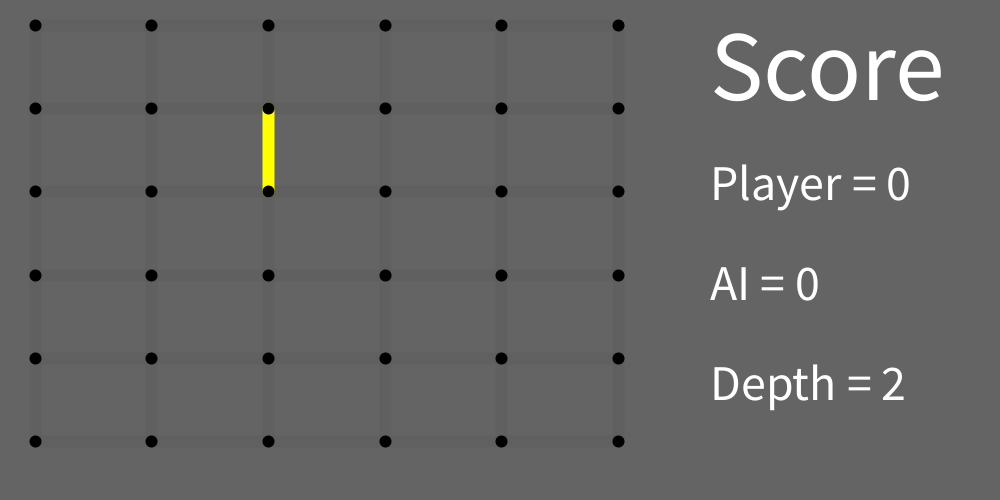
Frame 1 (no input)
Frame 60 (the mouse pressed at the canvas centre just before this capture): identical to frame 1, image omitted
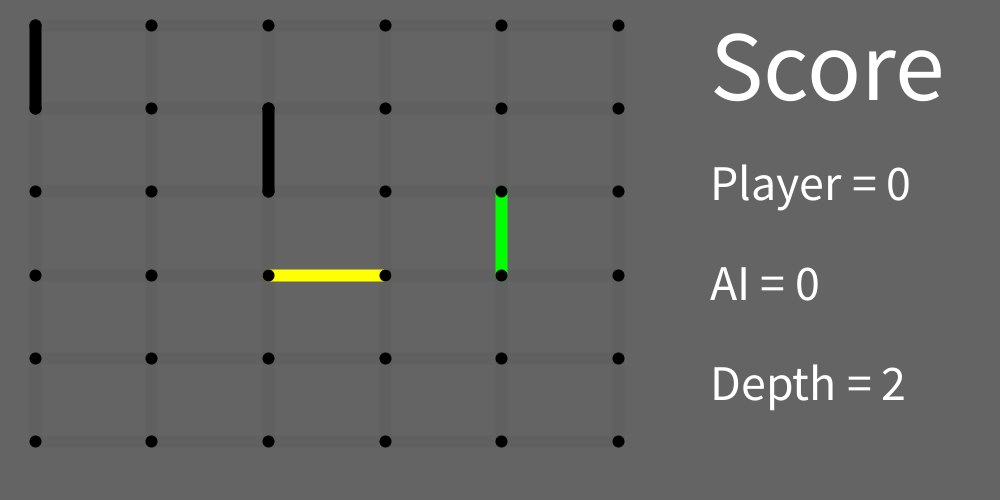
Frame 120 (the mouse held since frame 60 and released just before this capture)

The Processing sketch that drew these frames (run headless with seeded random() and noise(); from frame 60 on, the mouse is pressed at the canvas centre):

// Processing sketch: Game_ConnectTheDots
// ── Game_ConnectTheDots.pde
int r = 6;
Line[][] lines = new Line[2][r * (r - 1)];
Line[][] temp = new Line[2][r * (r - 1)];
Line closestLine = null;
String turn = "ai";
int w = 700;
int aiScore = 0;
int playerScore = 0;
String winner = "";
int state = 0;
ArrayList<Line> moves = new ArrayList<Line>();
HashMap<String, int[]> table = new HashMap<String, int[]>();
String boardCode = "";
Line aiLastMove = null;
float curDepth = 2;

void setup() {
  size(1000, 500);
  for (int i = 0; i < lines.length; i++) {
    for (int j = 0; j < lines[i].length; j++) {
      lines[i][j] = new Line(i, j);
      boardCode += "0";
    }
  }
  background(100);  
  display();
}

void draw() {
  background(100);
  if (!isGameEnd()) {
    if (turn == "ai") {
      delay(500);
      aiMove();
      delay(100);
    } else {
      for (int i = 0; i < lines.length; i++) {
        for (int j = 0; j < lines[i].length; j++) {
          if (lines[i][j].equals(closestLine) && isMouseActive()) {
            lines[i][j].hovered = true;
          } else {
            lines[i][j].hovered = false;
          }
        }
      }
    }
    display();
  } else {
    checkWinner();
    displayWinner();
  }
}

Boolean isMouseActive() {
  return mouseX >= 10 && mouseX <= w - 10 && mouseY >= 10 && mouseY <= height - 10;
}

void aiMove() {
  Line move = null;
  moves.clear();
  table.clear();
  int lowest = Integer.MAX_VALUE;
  for (int i = 0; i < lines.length; i++) {
    for (int j = 0; j < lines[i].length; j++) {
      if (!lines[i][j].moved) {
        lines[i][j].moved = true;
        state++;
        int score = lines[i][j].checkNeighbors();
        String code = getCode(i, j, boardCode);
        int bestScore = minimax(code, -score, 0, score == 0, Integer.MIN_VALUE, Integer.MAX_VALUE);
        lines[i][j].moved = false;
        state--;
        if (bestScore == 0) {
          moves.add(lines[i][j]);
        }
        if (bestScore <= lowest) {
          lowest = bestScore;
          move = lines[i][j];
        }
      }
    }
  }
  if (move != null) {
    int score = move.checkNeighbors();
    if (score == 0) {
      if (!moves.isEmpty()) {
        do {
          move = moves.get((int) random(moves.size()));
        } while (move == null);
      }
      turn = "player";
      aiLastMove = move;
    } else {
      aiScore += score;
      turn = "ai";
    }
    move.moved = true;
    state++;
    curDepth += 0.1;
    setBoardCode();
  }
}

int minimax(String curCode, int score, int depth, Boolean maximizing, int alpha, int beta) {
  if (curDepth >= 6) {
    if (isGameEnd()) {
      return score;
    }
  } else {
    if (depth > curDepth || isGameEnd()) {
      return score;
    }
  }
  if (maximizing) {
    int highest = Integer.MIN_VALUE;
    for (int i = 0; i < lines.length; i++) {
      for (int j = 0; j < lines[i].length; j++) {
        if (!lines[i][j].moved) {
          lines[i][j].moved = true;
          state++;
          int num = lines[i][j].checkNeighbors();
          int bestScore;
          String code = getCode(i, j, curCode);
          if (table.containsKey(code)) {
            int[] val = table.get(code);
            if (val[1] == 1) {
              bestScore = score + val[0];
            } else {
              bestScore = score - val[0];
            }
          } else {
            bestScore = minimax(code, score + num, depth + 1, num != 0, alpha, beta);
            table.put(code, arr(bestScore, 1));
          }
          lines[i][j].moved = false;
          state--;
          if (bestScore >= highest) {
            highest = bestScore;
          }
          alpha = max(alpha, highest);
          if (alpha >= beta) {
            break;
          }
        }
      }
    }
    return highest;
  } else {
    int lowest = Integer.MAX_VALUE;
    for (int i = 0; i < lines.length; i++) {
      for (int j = 0; j < lines[i].length; j++) {
        if (!lines[i][j].moved) {
          lines[i][j].moved = true;
          state++;
          int num = lines[i][j].checkNeighbors();
          int bestScore;
          String code = getCode(i, j, curCode);
          if (table.containsKey(code)) {
            int[] val = table.get(code);
            if (val[1] == -1) {
              bestScore = score + val[0];
            } else {
              bestScore = score - val[0];
            }
          } else {
            bestScore = minimax(code, score - num, depth + 1, num == 0, alpha, beta);
            table.put(code, arr(bestScore, -1));
          }
          lines[i][j].moved = false;
          state--;
          if (bestScore <= lowest) {
            lowest = bestScore;
          }
          beta = min(beta, lowest);
          if (alpha >= beta) {
            break;
          }
        }
      }
    }
    return lowest;
  }
}

String getCode(int i, int j, String code) {
  int index = (i * lines[i].length) + j;
  if (index == 0) {
    return "1" + code.substring(index + 1, code.length());
  } else if (index == code.length() - 1) {
    return code.substring(0, index) + "1";
  } else {
    return code.substring(0, index) + "1" + code.substring(index + 1, code.length());
  }
}

void mousePressed() {
  if (turn == "player" && !isGameEnd()) {
    Line line = closestLine;
    line.moved = true;
    int score = line.checkNeighbors();
    if (score != 0) {
      playerScore += score;
      turn = "player";
    } else {
      turn = "ai";
    }
    state++;
    aiLastMove = null;
    curDepth += 0.1;
    setBoardCode();
  }
}

void setBoardCode() {
  String boardCode = "";
  for (int i = 0; i < lines.length; i++) {
    for (int j = 0; j < lines[i].length; j++) {
      if (lines[i][j].moved) {
        boardCode += "1";
      } else {
        boardCode += "0";
      }
    }
  }
}

int[] arr(int val, int mult) {
  int[] temp = {val, mult};
  return temp;
}

void checkWinner() {
  if (playerScore > aiScore) {
    winner = "PLAYER";
  } else if (aiScore > playerScore) {
    winner = "AI";
  } else {
    winner = "TIE";
  }
}

Boolean isGameEnd() {
  return state >= lines[0].length * 2;
}

void display() {
  float lowest = Float.MAX_VALUE;
  for (int i = 0; i < lines.length; i++) {
    for (int j = 0; j < lines[i].length; j++) {
      lines[i][j].update();
      if (!lines[i][j].moved) {
        if (lines[i][j].distance < lowest) {
          lowest = lines[i][j].distance;
          closestLine = lines[i][j];
        }
      }
      lines[i][j].show();
    }
  }
  stroke(0);
  strokeWeight(r * 2);
  for (int i = 0; i < r; i++) {
    for (int j = 0; j < r; j++) {
      point((w / 20) + (i * w / r), (height / 20) + (j * height / r));
    }
  }
  textSize(100);
  text("Score", w + 10, 100);
  textSize(50);
  text("Player = " + playerScore, w + 10, 200);
  text("AI = " + aiScore, w + 10, 300);
  text("Depth = " + floor(curDepth), w + 10, 400);
}

void displayWinner() {
  textSize(100);
  textAlign(CENTER);
  text("Winner:", width / 2, 100);
  textSize(200);
  text(winner, width / 2, 300);
  textAlign(BASELINE);
  textSize(50);
  text("Player = " + playerScore, 10, 400);
  text("AI = " + aiScore, 10, 450);
}

// ── Line.pde
class Line {
  int i;
  int j;
  float x1;
  float y1;
  float x2;
  float y2;
  float distance;
  Boolean hovered = false;
  Boolean moved = false;

  Line(int i, int j) {
    this.i = i;
    this.j = j;
    float xOffset = w / 20;
    float yOffset = height / 20;
    int quotient = j / r;
    int rem = j % r;
    if (i == 0) {
      x1 = xOffset + (quotient * w / r);
      y1 = yOffset + (rem * height / r);
      x2 = xOffset + ((quotient + 1) * w / r);
      y2 = yOffset + (rem * height / r);
    } else {
      x1 = xOffset + (rem * w / r);
      y1 = yOffset + (quotient * height / r);
      x2 = xOffset + (rem * w / r);
      y2 = yOffset + ((quotient + 1) * height / r);
    }
  }

  int checkNeighbors() {
    int score = 0;
    int i2 = ~i + 2;

    if ((j % r) > 0) {
      int j2= j - 1;
      if (j2 / r == 0) {
        j2 *= r;
      } else {
        int quotient = j2 / r;
        j2 = (j2 % r) * r;
        j2 += quotient;
      }
      int sum = 0;
      if (lines[i][j - 1].moved) {
        sum++;
      }
      if (lines[i2][j2].moved) {
        sum++;
      }
      if (lines[i2][j2 + 1].moved) {
        sum++;
      }
      if (sum == 3) {
        score++;
      }
    }
    if ((j % r) < r - 1) {
      int j2 = j;
      if (j2 / r == 0) {
        j2 *= r;
      } else {
        int quotient = j2 / r;
        j2 = (j2 % r) * r;
        j2 += quotient;
      }
      int sum = 0;
      if (lines[i][j + 1].moved) {
        sum++;
      }
      if (lines[i2][j2].moved) {
        sum++;
      }
      if (lines[i2][j2 + 1].moved) {
        sum++;
      }
      if (sum == 3) {
        score++;
      }
    }
    return score;
  }

  void update() {
    distance = (abs(((x1 + x2) / 2) - mouseX) + abs(((y1 + y2) / 2) - mouseY)) / 2;
  }

  void show() {
    if (this == aiLastMove) {
      stroke(255, 255, 0);
    } else if (moved) {
      stroke(0);
    } else if (hovered) {
      stroke(0, 255, 0);
    } else {
      stroke(0, 10);
    }
    line(x1, y1, x2, y2);
  }
}
